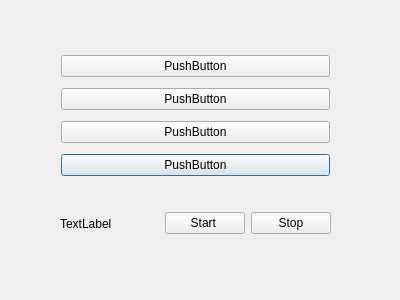
<?xml version="1.0" encoding="UTF-8"?>
<ui version="4.0">
 <class>messageboxbox</class>
 <widget class="QDialog" name="messageboxbox">
  <property name="geometry">
   <rect>
    <x>0</x>
    <y>0</y>
    <width>400</width>
    <height>300</height>
   </rect>
  </property>
  <property name="windowTitle">
   <string>Dialog</string>
  </property>
  <widget class="QWidget" name="">
   <property name="geometry">
    <rect>
     <x>60</x>
     <y>50</y>
     <width>271</width>
     <height>131</height>
    </rect>
   </property>
   <layout class="QGridLayout" name="gridLayout">
    <item row="3" column="0">
     <widget class="QPushButton" name="pushButton_2">
      <property name="text">
       <string>PushButton</string>
      </property>
      <property name="icon">
       <iconset>
        <normaloff>8.png</normaloff>8.png</iconset>
      </property>
     </widget>
    </item>
    <item row="0" column="0">
     <widget class="QPushButton" name="pushButton">
      <property name="maximumSize">
       <size>
        <width>269</width>
        <height>16777215</height>
       </size>
      </property>
      <property name="text">
       <string>PushButton</string>
      </property>
      <property name="icon">
       <iconset>
        <normaloff>12.jpg</normaloff>12.jpg</iconset>
      </property>
     </widget>
    </item>
    <item row="2" column="0">
     <widget class="QPushButton" name="pushButton_4">
      <property name="text">
       <string>PushButton</string>
      </property>
      <property name="icon">
       <iconset>
        <normaloff>16.jpg</normaloff>16.jpg</iconset>
      </property>
     </widget>
    </item>
    <item row="1" column="0">
     <widget class="QPushButton" name="pushButton_3">
      <property name="text">
       <string>PushButton</string>
      </property>
      <property name="icon">
       <iconset>
        <normaloff>5.png</normaloff>5.png</iconset>
      </property>
     </widget>
    </item>
   </layout>
  </widget>
  <widget class="QWidget" name="">
   <property name="geometry">
    <rect>
     <x>60</x>
     <y>210</y>
     <width>271</width>
     <height>27</height>
    </rect>
   </property>
   <layout class="QHBoxLayout" name="horizontalLayout">
    <item>
     <widget class="QLabel" name="label">
      <property name="text">
       <string>TextLabel</string>
      </property>
     </widget>
    </item>
    <item>
     <spacer name="horizontalSpacer">
      <property name="orientation">
       <enum>Qt::Horizontal</enum>
      </property>
      <property name="sizeHint" stdset="0">
       <size>
        <width>40</width>
        <height>20</height>
       </size>
      </property>
     </spacer>
    </item>
    <item>
     <widget class="QPushButton" name="pushButton_5">
      <property name="text">
       <string>Start </string>
      </property>
     </widget>
    </item>
    <item>
     <widget class="QPushButton" name="pushButton_6">
      <property name="text">
       <string>Stop</string>
      </property>
     </widget>
    </item>
   </layout>
  </widget>
 </widget>
 <resources/>
 <connections/>
</ui>
